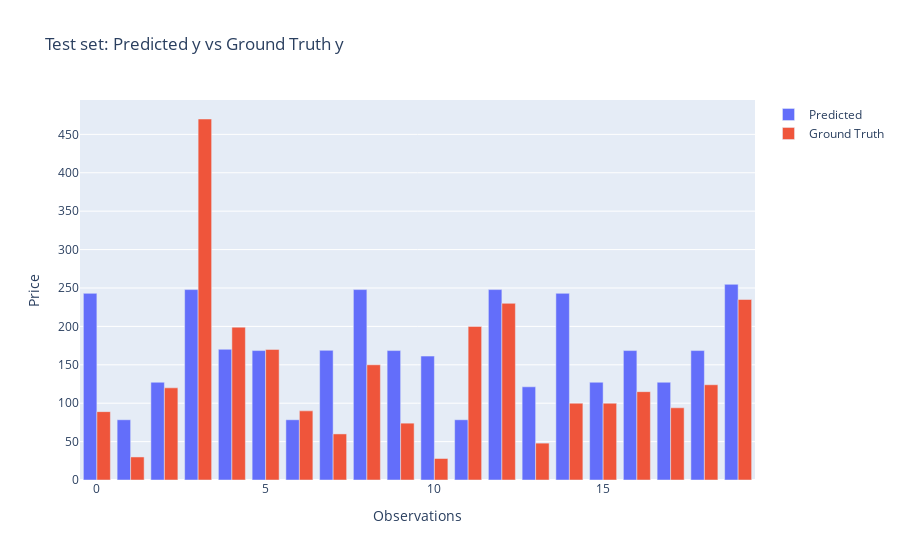

The code cell stored with this chart in its notebook:
### Code cell
bar_plot_error(ada_reg, "Adaboost Regressor", y_test, y_pred_ada)

### Figure 1 — Plotly figure (JSON) as saved in the notebook; plotly's stock layout.template omitted (floating-point values rounded to 4 significant figures)
{"data": [{"name": "Predicted", "type": "bar", "x": [0, 1, 2, 3, 4, 5, 6, 7, 8, 9, 10, 11, 12, 13, 14, 15, 16, 17, 18, 19], "y": [243.0, 78.43, 127.3, 247.9, 170.2, 168.5, 78.43, 168.8, 247.9, 168.5, 161.3, 78.43, 247.9, 121.3, 243.0, 127.3, 168.5, 127.3, 168.5, 254.8]}, {"name": "Ground Truth", "type": "bar", "x": [0, 1, 2, 3, 4, 5, 6, 7, 8, 9, 10, 11, 12, 13, 14, 15, 16, 17, 18, 19], "y": [89, 30, 120, 470, 199, 170, 90, 60, 150, 74, 28, 200, 230, 48, 100, 100, 115, 94, 124, 235]}], "layout": {"barmode": "group", "title": {"text": "Test set: Predicted y vs Ground Truth y"}, "xaxis": {"title": {"text": "Observations"}}, "yaxis": {"title": {"text": "Price"}}}}
